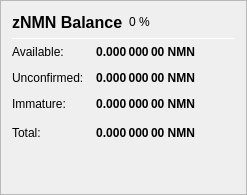
                   <widget class="QFrame" name="frame_ZerocoinBalances">
                    <property name="frameShape">
                     <enum>QFrame::StyledPanel</enum>
                    </property>
                    <property name="frameShadow">
                     <enum>QFrame::Raised</enum>
                    </property>
                    <layout class="QVBoxLayout" name="verticalLayout_7">
                     <item>
                      <layout class="QHBoxLayout" name="horizontalLayout_8" stretch="0,0,0">
                       <item>
                        <widget class="QLabel" name="label_5z_3">
                         <property name="minimumSize">
                          <size>
                           <width>0</width>
                           <height>20</height>
                          </size>
                         </property>
                         <property name="font">
                          <font>
                           <pointsize>12</pointsize>
                           <weight>75</weight>
                           <bold>true</bold>
                          </font>
                         </property>
                         <property name="text">
                          <string>zNMN Balance</string>
                         </property>
                        </widget>
                       </item>
                       <item>
                        <widget class="QLabel" name="labelzNMNPercent">
                         <property name="text">
                          <string notr="true">0 %</string>
                         </property>
                        </widget>
                       </item>
                       <item>
                        <spacer name="horizontalSpacer_11">
                         <property name="orientation">
                          <enum>Qt::Horizontal</enum>
                         </property>
                         <property name="sizeHint" stdset="0">
                          <size>
                           <width>40</width>
                           <height>20</height>
                          </size>
                         </property>
                        </spacer>
                       </item>
                      </layout>
                     </item>
                     <item>
                      <widget class="Line" name="line_ZerocoinBalance">
                       <property name="minimumSize">
                        <size>
                         <width>0</width>
                         <height>1</height>
                        </size>
                       </property>
                       <property name="maximumSize">
                        <size>
                         <width>16777215</width>
                         <height>1</height>
                        </size>
                       </property>
                       <property name="orientation">
                        <enum>Qt::Horizontal</enum>
                       </property>
                      </widget>
                     </item>
                     <item>
                      <layout class="QGridLayout" name="gridLayout_5">
                       <property name="spacing">
                        <number>12</number>
                       </property>
                       <item row="1" column="0">
                        <widget class="QLabel" name="labelzBalanceMatureText">
                         <property name="toolTip">
                          <string>Mature: more than 20 confirmation and more than 1 mint of the same denomination after it was minted.
These zNMN are spendable.</string>
                         </property>
                         <property name="text">
                          <string>Available:</string>
                         </property>
                        </widget>
                       </item>
                       <item row="1" column="1">
                        <widget class="QLabel" name="labelzBalanceMature">
                         <property name="font">
                          <font>
                           <weight>75</weight>
                           <bold>true</bold>
                          </font>
                         </property>
                         <property name="toolTip">
                          <string>Mature: more than 20 confirmation and more than 1 mint of the same denomination after it was minted.
These zNMN are spendable.</string>
                         </property>
                         <property name="text">
                          <string notr="true">0.000 000 00 NMN</string>
                         </property>
                         <property name="alignment">
                          <set>Qt::AlignRight|Qt::AlignTrailing|Qt::AlignVCenter</set>
                         </property>
                        </widget>
                       </item>
                       <item row="2" column="0">
                        <widget class="QLabel" name="labelzBalanceUnconfirmedText">
                         <property name="toolTip">
                          <string>Unconfirmed: less than 20 confirmations
Immature: confirmed, but less than 1 mint of the same denomination after it was minted</string>
                         </property>
                         <property name="text">
                          <string>Unconfirmed:</string>
                         </property>
                        </widget>
                       </item>
                       <item row="2" column="1">
                        <widget class="QLabel" name="labelzBalanceUnconfirmed">
                         <property name="font">
                          <font>
                           <weight>75</weight>
                           <bold>true</bold>
                          </font>
                         </property>
                         <property name="toolTip">
                          <string>Unconfirmed: less than 20 confirmations
Immature: confirmed, but less than 1 mint of the same denomination after it was minted</string>
                         </property>
                         <property name="text">
                          <string notr="true">0.000 000 00 NMN</string>
                         </property>
                         <property name="alignment">
                          <set>Qt::AlignRight|Qt::AlignTrailing|Qt::AlignVCenter</set>
                         </property>
                        </widget>
                       </item>
                       <item row="3" column="0">
                        <widget class="QLabel" name="labelzBalanceImmatureText">
                         <property name="toolTip">
                          <string>Unconfirmed: less than 20 confirmations
Immature: confirmed, but less than 1 mint of the same denomination after it was minted</string>
                         </property>
                         <property name="text">
                          <string>Immature:</string>
                         </property>
                        </widget>
                       </item>
                       <item row="3" column="1">
                        <widget class="QLabel" name="labelzBalanceImmature">
                         <property name="font">
                          <font>
                           <weight>75</weight>
                           <bold>true</bold>
                          </font>
                         </property>
                         <property name="toolTip">
                          <string>Unconfirmed: less than 20 confirmations
Immature: confirmed, but less than 1 mint of the same denomination after it was minted</string>
                         </property>
                         <property name="text">
                          <string notr="true">0.000 000 00 NMN</string>
                         </property>
                         <property name="alignment">
                          <set>Qt::AlignRight|Qt::AlignTrailing|Qt::AlignVCenter</set>
                         </property>
                        </widget>
                       </item>
                       <item row="4" column="0">
                        <widget class="QLabel" name="labelzBalanceText">
                         <property name="toolTip">
                          <string>Your current zNMN balance, unconfirmed and immature zNMN included.</string>
                         </property>
                         <property name="text">
                          <string>Total:</string>
                         </property>
                        </widget>
                       </item>
                       <item row="4" column="1">
                        <widget class="QLabel" name="labelzBalance">
                         <property name="font">
                          <font>
                           <weight>75</weight>
                           <bold>true</bold>
                          </font>
                         </property>
                         <property name="cursor">
                          <cursorShape>IBeamCursor</cursorShape>
                         </property>
                         <property name="toolTip">
                          <string>Your current zNMN balance, unconfirmed and immature zNMN included.</string>
                         </property>
                         <property name="text">
                          <string notr="true">0.000 000 00 NMN</string>
                         </property>
                         <property name="alignment">
                          <set>Qt::AlignRight|Qt::AlignTrailing|Qt::AlignVCenter</set>
                         </property>
                         <property name="textInteractionFlags">
                          <set>Qt::LinksAccessibleByMouse|Qt::TextSelectableByKeyboard|Qt::TextSelectableByMouse</set>
                         </property>
                        </widget>
                       </item>
                       <item row="4" column="2">
                        <spacer name="horizontalSpacer_4">
                         <property name="orientation">
                          <enum>Qt::Horizontal</enum>
                         </property>
                         <property name="sizeHint" stdset="0">
                          <size>
                           <width>40</width>
                           <height>20</height>
                          </size>
                         </property>
                        </spacer>
                       </item>
                      </layout>
                     </item>
                     <item>
                      <spacer name="verticalSpacer_4">
                       <property name="orientation">
                        <enum>Qt::Vertical</enum>
                       </property>
                       <property name="sizeHint" stdset="0">
                        <size>
                         <width>20</width>
                         <height>40</height>
                        </size>
                       </property>
                      </spacer>
                     </item>
                    </layout>
                   </widget>
